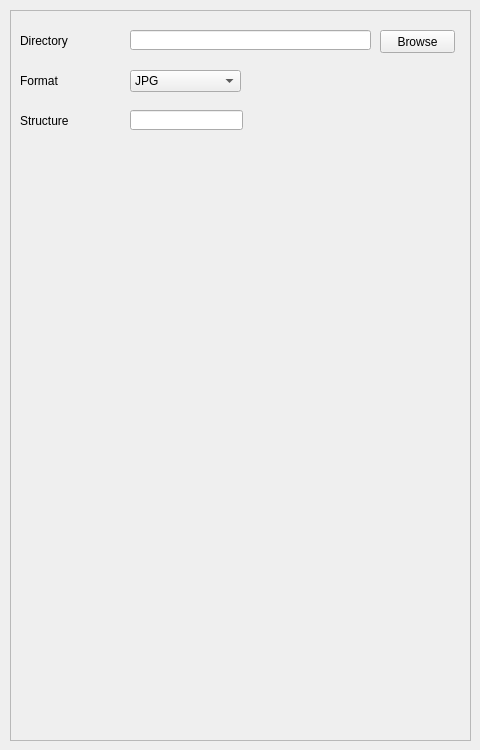
              <widget class="QWidget" name="saveImagePage">
               <widget class="QFrame" name="saveImageFrame">
                <property name="geometry">
                 <rect>
                  <x>10</x>
                  <y>10</y>
                  <width>461</width>
                  <height>731</height>
                 </rect>
                </property>
                <property name="frameShape">
                 <enum>QFrame::StyledPanel</enum>
                </property>
                <property name="frameShadow">
                 <enum>QFrame::Raised</enum>
                </property>
                <widget class="QPushButton" name="browseButton">
                 <property name="geometry">
                  <rect>
                   <x>370</x>
                   <y>20</y>
                   <width>75</width>
                   <height>23</height>
                  </rect>
                 </property>
                 <property name="text">
                  <string>Browse</string>
                 </property>
                </widget>
                <widget class="QLineEdit" name="directoryPlace">
                 <property name="geometry">
                  <rect>
                   <x>120</x>
                   <y>20</y>
                   <width>241</width>
                   <height>20</height>
                  </rect>
                 </property>
                </widget>
                <widget class="QComboBox" name="formatComboBox">
                 <property name="geometry">
                  <rect>
                   <x>120</x>
                   <y>60</y>
                   <width>111</width>
                   <height>22</height>
                  </rect>
                 </property>
                 <item>
                  <property name="text">
                   <string>JPG</string>
                  </property>
                 </item>
                 <item>
                  <property name="text">
                   <string>PNG</string>
                  </property>
                 </item>
                 <item>
                  <property name="text">
                   <string>BMP</string>
                  </property>
                 </item>
                 <item>
                  <property name="text">
                   <string>RAW</string>
                  </property>
                 </item>
                </widget>
                <widget class="QLabel" name="formatLabel">
                 <property name="geometry">
                  <rect>
                   <x>10</x>
                   <y>60</y>
                   <width>101</width>
                   <height>21</height>
                  </rect>
                 </property>
                 <property name="text">
                  <string>Format</string>
                 </property>
                </widget>
                <widget class="QLabel" name="directoryLabel">
                 <property name="geometry">
                  <rect>
                   <x>10</x>
                   <y>20</y>
                   <width>101</width>
                   <height>21</height>
                  </rect>
                 </property>
                 <property name="text">
                  <string>Directory</string>
                 </property>
                </widget>
                <widget class="QLineEdit" name="structureFile">
                 <property name="geometry">
                  <rect>
                   <x>120</x>
                   <y>100</y>
                   <width>113</width>
                   <height>20</height>
                  </rect>
                 </property>
                </widget>
                <widget class="QLabel" name="structureLabel">
                 <property name="geometry">
                  <rect>
                   <x>10</x>
                   <y>100</y>
                   <width>101</width>
                   <height>21</height>
                  </rect>
                 </property>
                 <property name="text">
                  <string>Structure</string>
                 </property>
                </widget>
               </widget>
              </widget>
